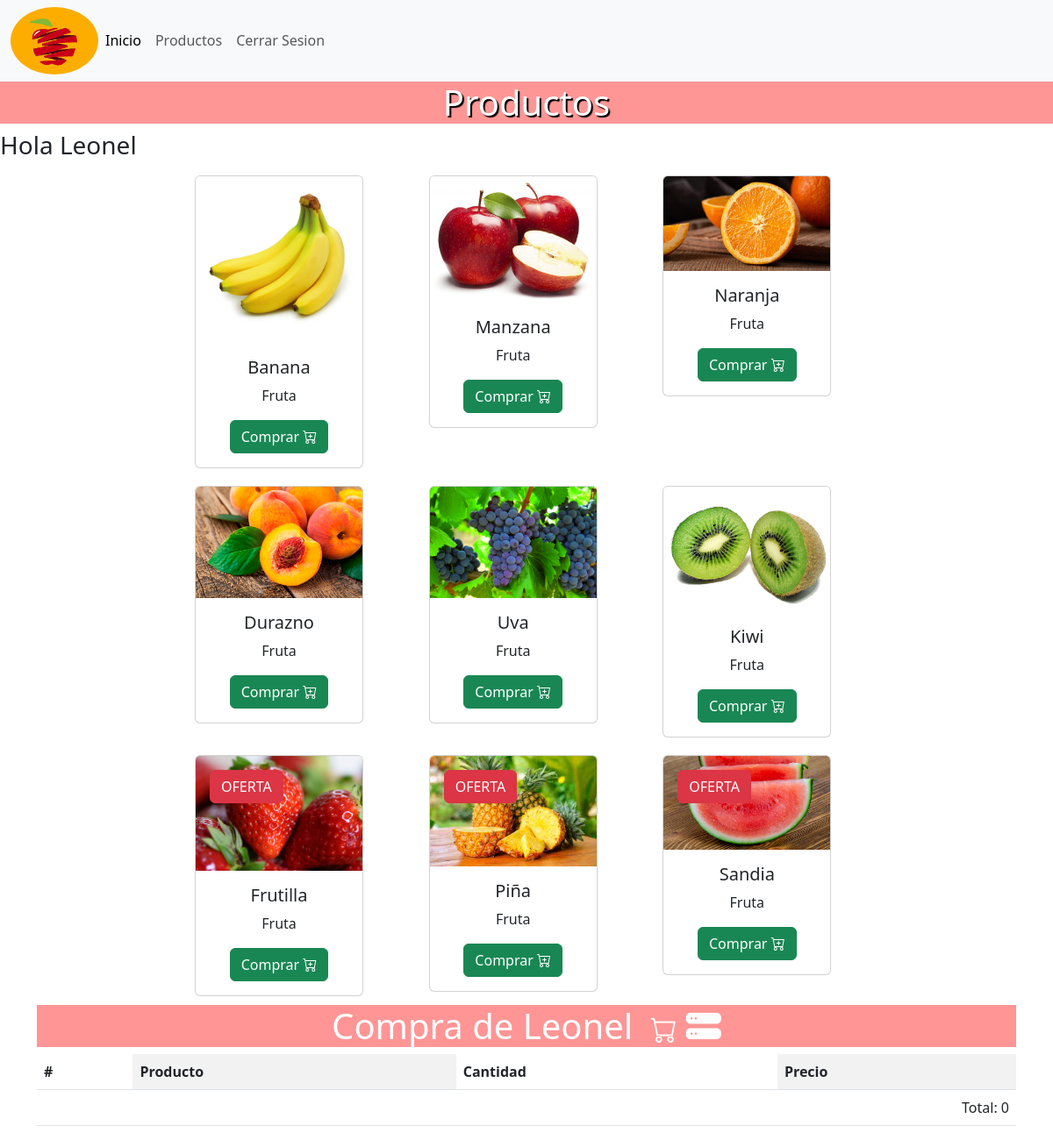
The app's page /tienda/ (signed in) with its own data.
### productos/models.py (models this page shows, shortened)
class Producto(models.Model):
    nombre = models.CharField(max_length=100)
    precio = models.FloatField()
    imagen = models.ImageField(upload_to='productos')
    categoria = models.ForeignKey(Categoria, on_delete=models.CASCADE)
    oferta = models.BooleanField(default=False)
    created = models.DateField(auto_now_add=True)
    class Meta:
        verbose_name= 'producto'
        verbose_name_plural = 'productos'

class Categoria(models.Model):
    nombre = models.CharField(max_length=50)
    created = models.DateField(auto_now_add=True)
    class Meta:
        verbose_name= 'categoria'
        verbose_name_plural = 'categorias'
    def __str__(self):
        return self.nombre

### tienda/views.py (the view)
# urls.py: path('tienda/', include('tienda.urls')),
def tienda(request):
    productos = Producto.objects.all()
    carro = Carro(request)
    total = carro.obtener_total()
    if request.method == 'GET':
        return render(request, 'tienda.html',{
            'productos':productos,
            'total':total
        })

### carrito/carrito.py (called while the page is built)
    def obtener_total(self):
        total = 0
        for key in self.carro.keys():
            total += self.carro[key]['precio']
        return total

### tienda/templates/tienda.html (shortened to what this page needs)
{% extends 'base.html' %}
{% block content %}
    <h1 class="productos h1-shadow">Productos</h1>
    <h3>Hola {{user.username}}</h3>
    <div class="container">
        <div class="row" style="max-width: 800px; margin: 0 auto;">
            {% for producto in productos %}
            <div class="col-4">
                <div class="card text-center card-fruta" style="width: 12rem;">
                    <img src="{{producto.imagen.url}}" class="card-img-top" alt="imagen de producto">
                    <div class="card-body">
                    <h5 class="card-title">{{producto.nombre}}</h5>
                    <p class="card-text">{{producto.categoria}} </p>
                    <a href="{% url 'tienda:agregar-producto' producto.id %}" class="btn btn-success">Comprar
                        <i class="bi bi-cart-plus"></i>
                    </a>
                    {% if producto.oferta == True %}
                        <button class="btn btn-danger position-absolute top-0 start-0 m-3">OFERTA</button>
                    {% endif %}
                    </div>
                </div>
            </div>
            {% endfor %}
        </div>
    </div>
    {% include 'widget-carrito.html' %}
{% endblock %}

### carrito/templates/widget-carrito.html (shortened to what this page needs)
<div class="container">
    <h1>Compra de {{user.username}}  <i class="bi bi-cart carrito"></i>  <i class="bi bi-hdd-stack-fill"></i> </h1>
    <table class="table table-striped-columns tablaconfig">
        <thead>
            <tr>
                <th>#</th>
                <th>Producto</th>
                <th>Cantidad</th>
                <th>Precio</th>
            </tr>
        </thead>
        <tbody>
            <tr class="text-end">
                <td colspan="4">Total: {{total}} </td>
            </tr>
        </tbody>
    </table>
</div>

### base/static/css/style.css (style rules this page uses)
h1 { background-color: rgb(255, 149, 149); color: white; text-align: center; }
.productos { background-color: rgb(255, 150, 150); }
.carrito { text-align: end; background-color: rgb(255, 149, 149); font-size: 30px; margin-left: 10px; }
.card-fruta { margin: 10px; }
.h1-shadow { text-shadow: 2px 2px 1px black; }

### records on screen
Producto: imagen (picture), nombre "Banana", categoria "Fruta"
Producto: imagen (picture), nombre "Manzana", categoria "Fruta"
Producto: imagen (picture), nombre "Naranja", categoria "Fruta"
Producto: imagen (picture), nombre "Durazno", categoria "Fruta"
Producto: imagen (picture), nombre "Uva", categoria "Fruta"
Producto: imagen (picture), nombre "Kiwi", categoria "Fruta"
Producto: imagen (picture), nombre "Frutilla", categoria "Fruta", oferta "OFERTA"
Producto: imagen (picture), nombre "Piña", categoria "Fruta", oferta "OFERTA"
Producto: nombre "Sandia", categoria "Fruta", oferta "OFERTA"

### other values on screen
{{ user.username }} "Leonel"
{{ total }} "0"
